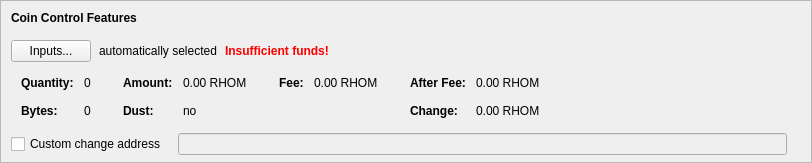
    <widget class="QFrame" name="frameCoinControl">
     <property name="sizePolicy">
      <sizepolicy hsizetype="Expanding" vsizetype="Expanding">
       <horstretch>0</horstretch>
       <verstretch>0</verstretch>
      </sizepolicy>
     </property>
     <property name="maximumSize">
      <size>
       <width>16777215</width>
       <height>16777215</height>
      </size>
     </property>
     <property name="frameShape">
      <enum>QFrame::StyledPanel</enum>
     </property>
     <property name="frameShadow">
      <enum>QFrame::Sunken</enum>
     </property>
     <layout class="QVBoxLayout" name="verticalLayoutCoinControl2">
      <property name="spacing">
       <number>0</number>
      </property>
      <property name="leftMargin">
       <number>0</number>
      </property>
      <property name="topMargin">
       <number>0</number>
      </property>
      <property name="rightMargin">
       <number>0</number>
      </property>
      <property name="bottomMargin">
       <number>6</number>
      </property>
      <item>
       <layout class="QVBoxLayout" name="verticalLayoutCoinControl" stretch="0,0,0,0,1">
        <property name="spacing">
         <number>0</number>
        </property>
        <property name="leftMargin">
         <number>10</number>
        </property>
        <property name="topMargin">
         <number>10</number>
        </property>
        <item>
         <layout class="QHBoxLayout" name="horizontalLayoutCoinControl1">
          <property name="bottomMargin">
           <number>15</number>
          </property>
          <item>
           <widget class="QLabel" name="labelCoinControlFeatures">
            <property name="sizePolicy">
             <sizepolicy hsizetype="Preferred" vsizetype="Maximum">
              <horstretch>0</horstretch>
              <verstretch>0</verstretch>
             </sizepolicy>
            </property>
            <property name="font">
             <font>
              <weight>75</weight>
              <bold>true</bold>
             </font>
            </property>
            <property name="styleSheet">
             <string notr="true">font-weight:bold;</string>
            </property>
            <property name="text">
             <string>Coin Control Features</string>
            </property>
           </widget>
          </item>
         </layout>
        </item>
        <item>
         <layout class="QHBoxLayout" name="horizontalLayoutCoinControl2" stretch="0,0,0,0">
          <property name="spacing">
           <number>8</number>
          </property>
          <property name="bottomMargin">
           <number>10</number>
          </property>
          <item>
           <widget class="QPushButton" name="pushButtonCoinControl">
            <property name="styleSheet">
             <string notr="true"/>
            </property>
            <property name="text">
             <string>Inputs...</string>
            </property>
            <property name="autoDefault">
             <bool>false</bool>
            </property>
           </widget>
          </item>
          <item>
           <widget class="QLabel" name="labelCoinControlAutomaticallySelected">
            <property name="text">
             <string>automatically selected</string>
            </property>
            <property name="margin">
             <number>5</number>
            </property>
           </widget>
          </item>
          <item>
           <widget class="QLabel" name="labelCoinControlInsuffFunds">
            <property name="font">
             <font>
              <weight>75</weight>
              <bold>true</bold>
             </font>
            </property>
            <property name="styleSheet">
             <string notr="true">color:red;font-weight:bold;</string>
            </property>
            <property name="text">
             <string>Insufficient funds!</string>
            </property>
            <property name="margin">
             <number>5</number>
            </property>
           </widget>
          </item>
          <item>
           <spacer name="horizontalSpacerCoinControl">
            <property name="orientation">
             <enum>Qt::Horizontal</enum>
            </property>
            <property name="sizeHint" stdset="0">
             <size>
              <width>40</width>
              <height>1</height>
             </size>
            </property>
           </spacer>
          </item>
         </layout>
        </item>
        <item>
         <widget class="QWidget" name="widgetCoinControl" native="true">
          <property name="sizePolicy">
           <sizepolicy hsizetype="Preferred" vsizetype="Preferred">
            <horstretch>0</horstretch>
            <verstretch>0</verstretch>
           </sizepolicy>
          </property>
          <property name="minimumSize">
           <size>
            <width>0</width>
            <height>0</height>
           </size>
          </property>
          <property name="styleSheet">
           <string notr="true"/>
          </property>
          <layout class="QHBoxLayout" name="horizontalLayoutCoinControl5">
           <property name="leftMargin">
            <number>0</number>
           </property>
           <property name="topMargin">
            <number>0</number>
           </property>
           <property name="rightMargin">
            <number>0</number>
           </property>
           <property name="bottomMargin">
            <number>0</number>
           </property>
           <item>
            <layout class="QHBoxLayout" name="horizontalLayoutCoinControl3" stretch="0,0,0,1">
             <property name="spacing">
              <number>20</number>
             </property>
             <property name="topMargin">
              <number>0</number>
             </property>
             <property name="bottomMargin">
              <number>10</number>
             </property>
             <item>
              <layout class="QFormLayout" name="formLayoutCoinControl1">
               <property name="horizontalSpacing">
                <number>10</number>
               </property>
               <property name="verticalSpacing">
                <number>14</number>
               </property>
               <property name="leftMargin">
                <number>10</number>
               </property>
               <property name="topMargin">
                <number>4</number>
               </property>
               <property name="rightMargin">
                <number>6</number>
               </property>
               <item row="0" column="0">
                <widget class="QLabel" name="labelCoinControlQuantityText">
                 <property name="font">
                  <font>
                   <weight>75</weight>
                   <bold>true</bold>
                  </font>
                 </property>
                 <property name="text">
                  <string>Quantity:</string>
                 </property>
                 <property name="margin">
                  <number>0</number>
                 </property>
                </widget>
               </item>
               <item row="0" column="1">
                <widget class="QLabel" name="labelCoinControlQuantity">
                 <property name="cursor">
                  <cursorShape>IBeamCursor</cursorShape>
                 </property>
                 <property name="contextMenuPolicy">
                  <enum>Qt::ActionsContextMenu</enum>
                 </property>
                 <property name="text">
                  <string notr="true">0</string>
                 </property>
                 <property name="margin">
                  <number>0</number>
                 </property>
                 <property name="textInteractionFlags">
                  <set>Qt::LinksAccessibleByMouse|Qt::TextSelectableByKeyboard|Qt::TextSelectableByMouse</set>
                 </property>
                </widget>
               </item>
               <item row="1" column="0">
                <widget class="QLabel" name="labelCoinControlBytesText">
                 <property name="font">
                  <font>
                   <weight>75</weight>
                   <bold>true</bold>
                  </font>
                 </property>
                 <property name="text">
                  <string>Bytes:</string>
                 </property>
                </widget>
               </item>
               <item row="1" column="1">
                <widget class="QLabel" name="labelCoinControlBytes">
                 <property name="cursor">
                  <cursorShape>IBeamCursor</cursorShape>
                 </property>
                 <property name="contextMenuPolicy">
                  <enum>Qt::ActionsContextMenu</enum>
                 </property>
                 <property name="text">
                  <string notr="true">0</string>
                 </property>
                 <property name="textInteractionFlags">
                  <set>Qt::LinksAccessibleByMouse|Qt::TextSelectableByKeyboard|Qt::TextSelectableByMouse</set>
                 </property>
                </widget>
               </item>
              </layout>
             </item>
             <item>
              <layout class="QFormLayout" name="formLayoutCoinControl2">
               <property name="horizontalSpacing">
                <number>10</number>
               </property>
               <property name="verticalSpacing">
                <number>14</number>
               </property>
               <property name="leftMargin">
                <number>6</number>
               </property>
               <property name="topMargin">
                <number>4</number>
               </property>
               <property name="rightMargin">
                <number>6</number>
               </property>
               <item row="0" column="0">
                <widget class="QLabel" name="labelCoinControlAmountText">
                 <property name="font">
                  <font>
                   <weight>75</weight>
                   <bold>true</bold>
                  </font>
                 </property>
                 <property name="text">
                  <string>Amount:</string>
                 </property>
                 <property name="margin">
                  <number>0</number>
                 </property>
                </widget>
               </item>
               <item row="0" column="1">
                <widget class="QLabel" name="labelCoinControlAmount">
                 <property name="cursor">
                  <cursorShape>IBeamCursor</cursorShape>
                 </property>
                 <property name="contextMenuPolicy">
                  <enum>Qt::ActionsContextMenu</enum>
                 </property>
                 <property name="text">
                  <string notr="true">0.00 RHOM</string>
                 </property>
                 <property name="textInteractionFlags">
                  <set>Qt::LinksAccessibleByMouse|Qt::TextSelectableByKeyboard|Qt::TextSelectableByMouse</set>
                 </property>
                </widget>
               </item>
               <item row="1" column="0">
                <widget class="QLabel" name="labelCoinControlLowOutputText">
                 <property name="font">
                  <font>
                   <weight>75</weight>
                   <bold>true</bold>
                  </font>
                 </property>
                 <property name="text">
                  <string>Dust:</string>
                 </property>
                </widget>
               </item>
               <item row="1" column="1">
                <widget class="QLabel" name="labelCoinControlLowOutput">
                 <property name="cursor">
                  <cursorShape>IBeamCursor</cursorShape>
                 </property>
                 <property name="contextMenuPolicy">
                  <enum>Qt::ActionsContextMenu</enum>
                 </property>
                 <property name="text">
                  <string notr="true">no</string>
                 </property>
                 <property name="textInteractionFlags">
                  <set>Qt::LinksAccessibleByMouse|Qt::TextSelectableByKeyboard|Qt::TextSelectableByMouse</set>
                 </property>
                </widget>
               </item>
              </layout>
             </item>
             <item>
              <layout class="QFormLayout" name="formLayoutCoinControl3">
               <property name="horizontalSpacing">
                <number>10</number>
               </property>
               <property name="verticalSpacing">
                <number>14</number>
               </property>
               <property name="leftMargin">
                <number>6</number>
               </property>
               <property name="topMargin">
                <number>4</number>
               </property>
               <property name="rightMargin">
                <number>6</number>
               </property>
               <item row="0" column="0">
                <widget class="QLabel" name="labelCoinControlFeeText">
                 <property name="font">
                  <font>
                   <weight>75</weight>
                   <bold>true</bold>
                  </font>
                 </property>
                 <property name="text">
                  <string>Fee:</string>
                 </property>
                 <property name="margin">
                  <number>0</number>
                 </property>
                </widget>
               </item>
               <item row="0" column="1">
                <widget class="QLabel" name="labelCoinControlFee">
                 <property name="cursor">
                  <cursorShape>IBeamCursor</cursorShape>
                 </property>
                 <property name="contextMenuPolicy">
                  <enum>Qt::ActionsContextMenu</enum>
                 </property>
                 <property name="text">
                  <string notr="true">0.00 RHOM</string>
                 </property>
                 <property name="textInteractionFlags">
                  <set>Qt::LinksAccessibleByMouse|Qt::TextSelectableByKeyboard|Qt::TextSelectableByMouse</set>
                 </property>
                </widget>
               </item>
              </layout>
             </item>
             <item>
              <layout class="QFormLayout" name="formLayoutCoinControl4">
               <property name="horizontalSpacing">
                <number>10</number>
               </property>
               <property name="verticalSpacing">
                <number>14</number>
               </property>
               <property name="leftMargin">
                <number>6</number>
               </property>
               <property name="topMargin">
                <number>4</number>
               </property>
               <property name="rightMargin">
                <number>6</number>
               </property>
               <item row="0" column="0">
                <widget class="QLabel" name="labelCoinControlAfterFeeText">
                 <property name="font">
                  <font>
                   <weight>75</weight>
                   <bold>true</bold>
                  </font>
                 </property>
                 <property name="text">
                  <string>After Fee:</string>
                 </property>
                 <property name="margin">
                  <number>0</number>
                 </property>
                </widget>
               </item>
               <item row="0" column="1">
                <widget class="QLabel" name="labelCoinControlAfterFee">
                 <property name="cursor">
                  <cursorShape>IBeamCursor</cursorShape>
                 </property>
                 <property name="contextMenuPolicy">
                  <enum>Qt::ActionsContextMenu</enum>
                 </property>
                 <property name="text">
                  <string notr="true">0.00 RHOM</string>
                 </property>
                 <property name="textInteractionFlags">
                  <set>Qt::LinksAccessibleByMouse|Qt::TextSelectableByKeyboard|Qt::TextSelectableByMouse</set>
                 </property>
                </widget>
               </item>
               <item row="1" column="0">
                <widget class="QLabel" name="labelCoinControlChangeText">
                 <property name="font">
                  <font>
                   <weight>75</weight>
                   <bold>true</bold>
                  </font>
                 </property>
                 <property name="text">
                  <string>Change:</string>
                 </property>
                </widget>
               </item>
               <item row="1" column="1">
                <widget class="QLabel" name="labelCoinControlChange">
                 <property name="cursor">
                  <cursorShape>IBeamCursor</cursorShape>
                 </property>
                 <property name="contextMenuPolicy">
                  <enum>Qt::ActionsContextMenu</enum>
                 </property>
                 <property name="text">
                  <string notr="true">0.00 RHOM</string>
                 </property>
                 <property name="textInteractionFlags">
                  <set>Qt::LinksAccessibleByMouse|Qt::TextSelectableByKeyboard|Qt::TextSelectableByMouse</set>
                 </property>
                </widget>
               </item>
              </layout>
             </item>
            </layout>
           </item>
          </layout>
         </widget>
        </item>
        <item>
         <layout class="QHBoxLayout" name="horizontalLayoutCoinControl4" stretch="0,0,0">
          <property name="spacing">
           <number>12</number>
          </property>
          <property name="sizeConstraint">
           <enum>QLayout::SetDefaultConstraint</enum>
          </property>
          <property name="topMargin">
           <number>5</number>
          </property>
          <property name="rightMargin">
           <number>5</number>
          </property>
          <item>
           <widget class="QCheckBox" name="checkBoxCoinControlChange">
            <property name="toolTip">
             <string>If this is activated, but the change address is empty or invalid, change will be sent to a newly generated address.</string>
            </property>
            <property name="text">
             <string>Custom change address</string>
            </property>
           </widget>
          </item>
          <item>
           <widget class="QValidatedLineEdit" name="lineEditCoinControlChange">
            <property name="enabled">
             <bool>false</bool>
            </property>
            <property name="sizePolicy">
             <sizepolicy hsizetype="Expanding" vsizetype="Fixed">
              <horstretch>0</horstretch>
              <verstretch>0</verstretch>
             </sizepolicy>
            </property>
           </widget>
          </item>
          <item>
           <widget class="QLabel" name="labelCoinControlChangeLabel">
            <property name="sizePolicy">
             <sizepolicy hsizetype="Preferred" vsizetype="Expanding">
              <horstretch>0</horstretch>
              <verstretch>0</verstretch>
             </sizepolicy>
            </property>
            <property name="minimumSize">
             <size>
              <width>0</width>
              <height>0</height>
             </size>
            </property>
            <property name="text">
             <string/>
            </property>
            <property name="margin">
             <number>3</number>
            </property>
           </widget>
          </item>
         </layout>
        </item>
        <item>
         <spacer name="verticalSpacerCoinControl">
          <property name="orientation">
           <enum>Qt::Vertical</enum>
          </property>
          <property name="sizeHint" stdset="0">
           <size>
            <width>800</width>
            <height>1</height>
           </size>
          </property>
         </spacer>
        </item>
       </layout>
      </item>
     </layout>
    </widget>
